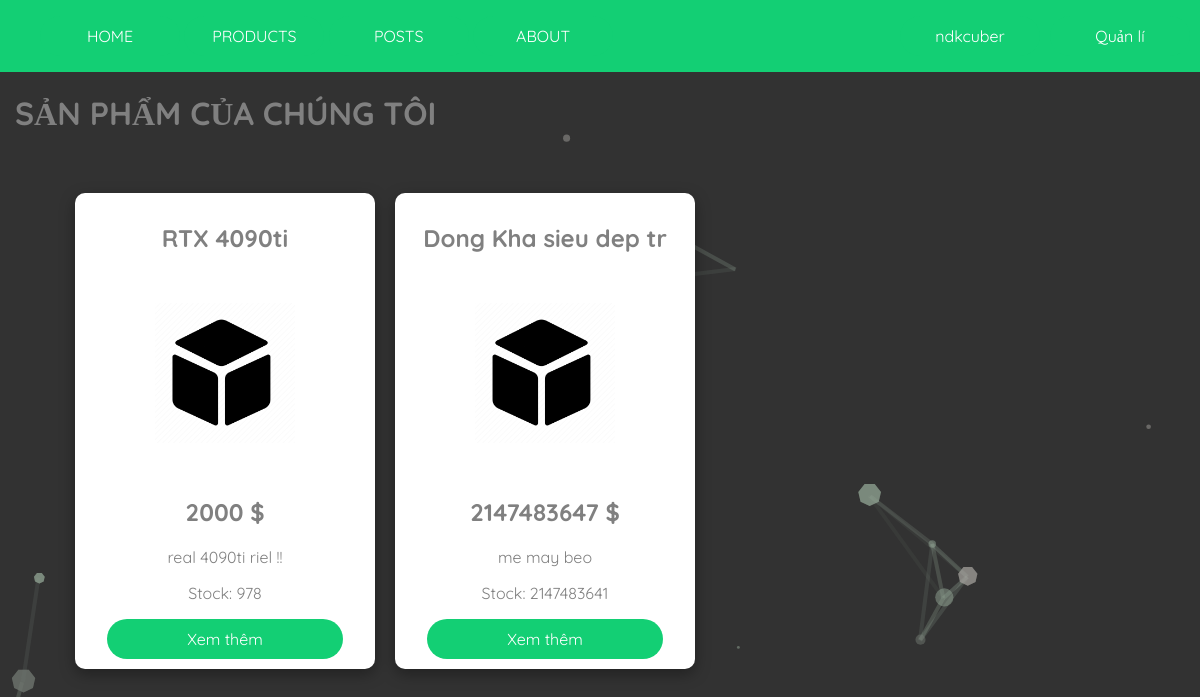
Page /products.php (signed in) on the committed database.
### tables this page shows
CREATE TABLE `products` (
  `product_name` text NOT NULL DEFAULT 'unknown',
  `product_price` int(255) NOT NULL DEFAULT 0,
  `product_stock` int(255) NOT NULL DEFAULT 0,
  `product_des_short` text NOT NULL DEFAULT 'unknown',
  `product_des_long` text NOT NULL DEFAULT 'unknown',
  `product_author` text NOT NULL DEFAULT 'unknown',
  `product_id` varchar(999) NOT NULL DEFAULT current_timestamp()
);

### products.php (the view, shortened to what this page needs)
<!DOCTYPE html>
<html>
<head>
	<link rel="stylesheet" type="text/css" href="style.css">
</head>
<body>
	<?php
 		include "navbar.php";
	 ?>
	<div class="container">
		<h1>SẢN PHẨM CỦA CHÚNG TÔI</h1>
		<div style="max-width: 100%; display: block; margin: 50px;">
			<?php
				function show_products(){
					include("database.php");
					  $sql2 = "SELECT * FROM products";
				      $result2 = mysqli_query($conn,$sql2);
				      if ($result2->num_rows > 0) {
				      	while ($row2 = mysqli_fetch_array($result2)) {
						        echo "<div class=\"box\"><div class=\"title\"><h2>".$row2['product_name']."</h2></div><div class=\"image\"><img src=\"cdn/product.png\"></div><div style=\"color: grey\" class=\"description\"><h2>".$row2['product_price']." $</h2><p>".$row2['product_des_short']."</p><p>Stock: ".$row2['product_stock']."</p></div><a href=\"view.php?id=".$row2['product_id']."\" target=\"_blank\" class=\"view-more-btn\">Xem thêm</a></div>";
				      	}
				    }
				}
				show_products()
			?>
		</div>
	</div>
</body>
</html>

### style.css (style rules this page uses)
html { scroll-behavior: smooth; }
body { font-family: 'Quicksand'; margin: 0; max-width: 100%; scroll-behavior: smooth; background: #323232; color: grey; }
.container { width: 100%; padding-right: 15px; padding-left: 15px; margin-right: auto; margin-left: auto; max-width: 1400px; }
div .box { background: white; margin: 10px; display: inline-block; padding: 10px 20px; border-radius: 10px; box-shadow: rgba(0, 0, 0, 0.35) 0px 5px 15px; max-width: 260px; min-width: 260px; text-align: center; }
div .box .title { text-align: center; }
div .box .image img { width: 140px; display: inline-block; min-width: 140px; margin: 30px; }
div .box .description { margin: 0; padding: 0; color: grey; max-width: 100%; overflow: hidden; }
.view-more-btn { display: inline-block; padding: 10px 40px; width: 60%; text-decoration: none; color: white; background-color: #13CF74 ; text-align: center; border-radius: 40px; transition: .2s ease; }

### rows in the picture
products: product_name "RTX 4090ti", product_price "2000", product_des_short "real 4090ti riel !!", product_stock "978"
products: product_name "Dong Kha sieu dep tr", product_price "2147483647", product_des_short "me may beo", product_stock "2147483641"

### other values in the picture
$_SESSION['username'] "ndkcuber"
